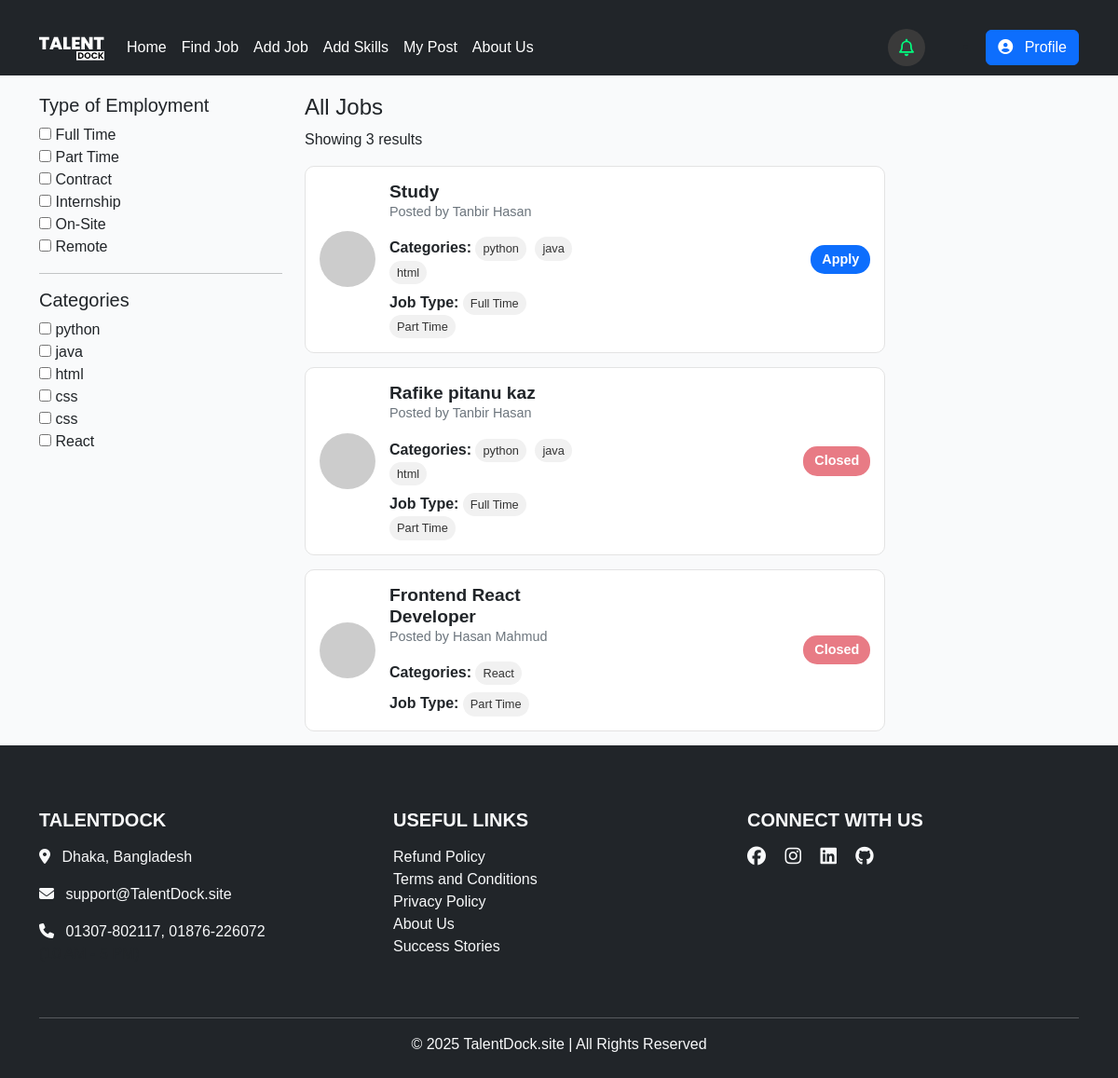
/find-job (signed in), run on an earlier commit of the app's database.
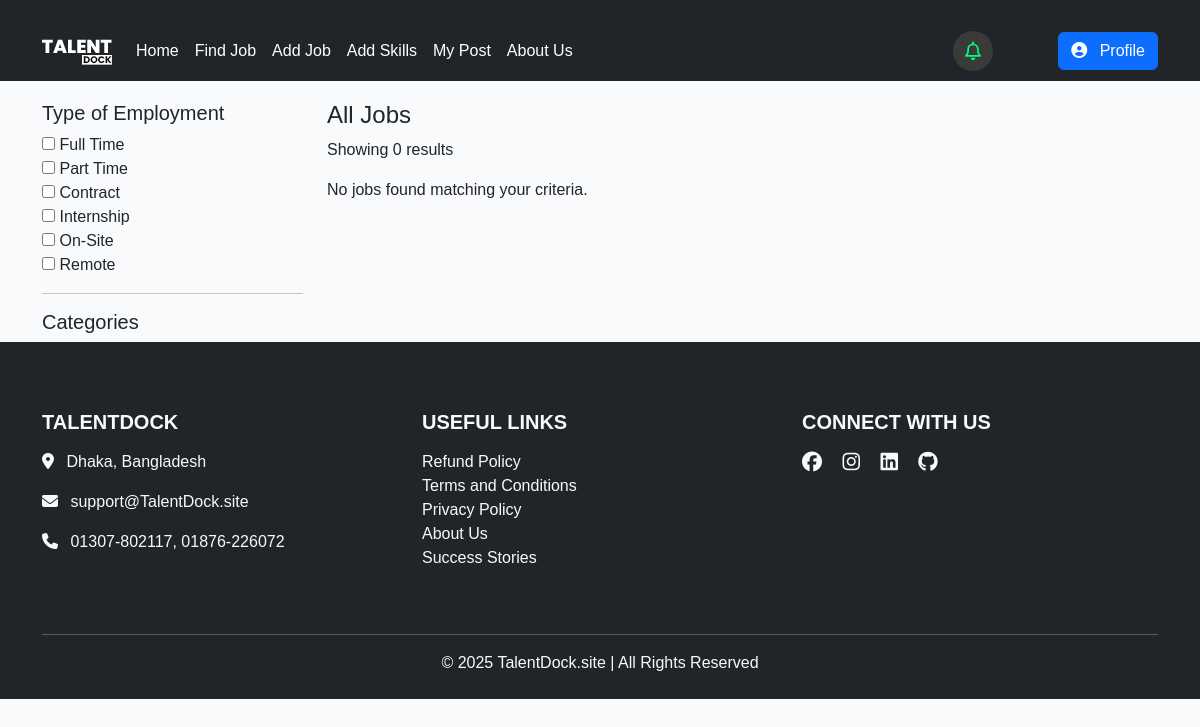
And on a later commit of the database.
### Categories/models.py (models this page shows, shortened)
class Categories(models.Model):
    name = models.CharField(max_length=100)
    slug = models.SlugField(max_length=100, unique=True,null = True,blank=True)

### jobPost/models.py (models this page shows, shortened)
class JobPost(models.Model):
    JOB_TYPES = [
        ('Full Time', 'Full Time'),
        ('Part Time', 'Part Time'),
        ('Contract', 'Contract'),
        ('Internship', 'Internship'),
        ('On-Site', 'On-Site'),
        ('Remote', 'Remote'),
    ]
    STATUS_CHOICES = [
        ('Find', 'Find'),
        ('Not-Find', 'Not-Find'),
    ]
    title = models.CharField(max_length=200)
    job_type = MultiSelectField(choices=JOB_TYPES)
    Required_Technical_Skills = models.ManyToManyField(Categories)
    description = models.TextField()
    posted_on = models.DateTimeField(auto_now_add=True)
    author = models.ForeignKey(User, on_delete=models.CASCADE)
    status = models.CharField(max_length=10, choices=STATUS_CHOICES, default='Not-Find')

### skill_match_and_collaboration_platform/views.py (the view)
# urls.py: path('find-job', views.find_job, name='find_job'),
def find_job(request):
    jobs = JobPost.objects.all()
    categories = Categories.objects.all()
    job_types = dict(JobPost.JOB_TYPES)
    return render(request, 'findjob.html', {'data': jobs, 'categories': categories, 'job_types': job_types})

### templates/findjob.html (shortened to what this page needs)
{% extends 'base.html' %}
{% block content %}
<div class="container">
    <div class="row">
        <div class="col-md-3">
            {% include 'filters.html' %}
        </div>
        <div class="col-md-9">
            <div id="filteredJobs">
                {% include 'ajax/job-list.html' with data=data %}
            </div>
        </div>
{% endblock %}

### templates/filters.html
<div class="filters">
    <h5>Type of Employment</h5>
    {% for key, value in job_types.items %}
    <div>
        <input class="filter-checkbox" data-filter="job_type" value="{{ key }}" type="checkbox" />
        <label>{{ value }}</label>
    </div>
    {% endfor %}
</div>
<hr>
<div class="categories">
    <h5>Categories</h5>
    {% for cat in categories %}
    <div>
        <input class="filter-checkbox" data-filter="category" value="{{ cat.id }}" type="checkbox" />
        <label>{{ cat.name }}</label>
    </div>
    {% endfor %}
</div>

### templates/ajax/job-list.html
<div class="col-md-9">
    <h4>All Jobs</h4>
    <p>Showing {{ data.count }} results</p>
    {% for job in data %}
    <div class="job-card">
      <div class="job-info">
        <div class="job-logo">
          <img src="https://via.placeholder.com/60" alt="Company Logo">
        </div>
        <div class="job-details">
          <a href="{% url 'job_detail' job.id %}" class="text-decoration-none">
            <h5 class="job-title text-dark">{{ job.title }}</h5>
          </a>
          <p class="job-meta">Posted by {{ job.author.first_name }} {{ job.author.last_name }}</p>
          <div class="categories tags">
            <strong>Categories:</strong>
            {% for category in job.Required_Technical_Skills.all %}
            <span class="category">{{ category.name }}</span>
            {% empty %}
            <span>No categories assigned</span>
            {% endfor %}
          </div>
          <div class="tags">
            <strong>Job Type:</strong>
            {% for type in job.job_type %}
            <span class="{{ type|lower }}">{{ type }}</span>
            {% empty %}
            <span>No job types assigned</span>
            {% endfor %}
          </div>
        </div>
      </div>
      {% if user.is_authenticated %}
       {% if job.author.username != user.username %}
       {% if job.status == 'Not-Find' %}
      <a href="{% url 'apply_job' job.id %}" type="button" class="status-button btn btn-primary" >
        Apply
      </a>
      {% else %}
      <a href="{% url 'apply_job' job.id %}" type="button" class="status-button btn btn-danger disabled" >
        Closed
      </a>
      {% endif %}
      {% endif %}
      {% else %}
      <a href="{% url 'signup'%}" type="button" class="status-button btn btn-primary" >
        Apply
      </a>
      {% endif %}
    </div>
    {% empty %}
<p>No jobs found matching your criteria.</p>
    {% endfor %}
  </div>
</div>
</div>

What changed in the data, as far as the page shows it:
removed Categories: name "python"
removed Categories: name "java"
removed Categories: name "html"
removed Categories: name "css", shown under "Categories"
removed Categories: name "css", shown under "Categories"
removed Categories: name "React"
removed JobPost: title "Study", author.first_name "Tanbir", author.last_name "Hasan", job_type "Full Time" "Part Time", status "Apply"
removed JobPost: title "Rafike pitanu kaz", author.first_name "Tanbir", author.last_name "Hasan", job_type "Full Time" "Part Time", status "Closed"
removed JobPost: title "Frontend React Developer", author.first_name "Hasan", author.last_name "Mahmud", job_type "Part Time", status "Closed"
Also different on the page:
{{ data.count }}: "3" → "0"
text now shown: "No jobs found matching your criteria."
